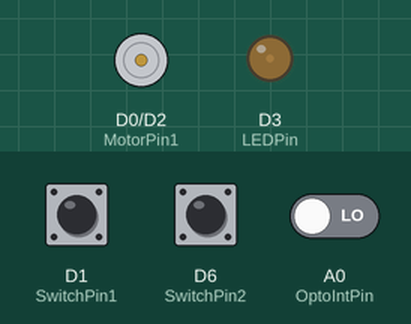
Simulated run of this sketch. Board: ESP8266 (NodeMCU). Shown: motor-driver pin pairs drawn as motors (green arrow = first pin HIGH = forward, orange = second pin HIGH = backward, longer = more drive, scaled by the enable pin), output pins drawn as LEDs (lit = HIGH). The test bench sets the inputs (shaded band); at power-on: D1 (SwitchPin1) LOW, D6 (SwitchPin2) LOW, A0 (OptoIntPin) LOW.

Above: at 1.2 s.
1.3 s: D1 (SwitchPin1) pulled HIGH for 0.15 s
At 1.37 s:
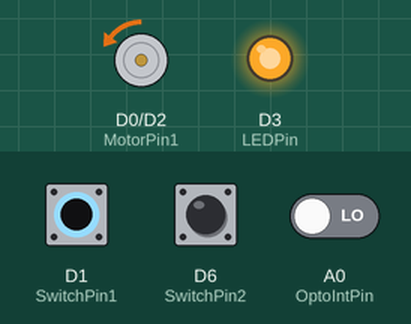
2.9 s: D6 (SwitchPin2) pulled HIGH for 0.15 s
At 3.3 s:
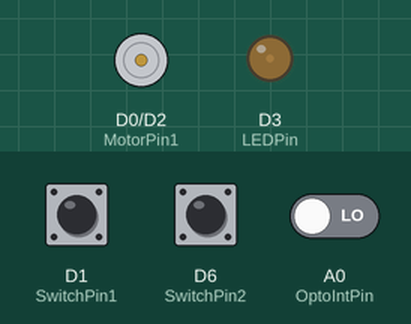
4.5 s: D6 (SwitchPin2) pulled HIGH for 3.2 s
At 5.0 s:
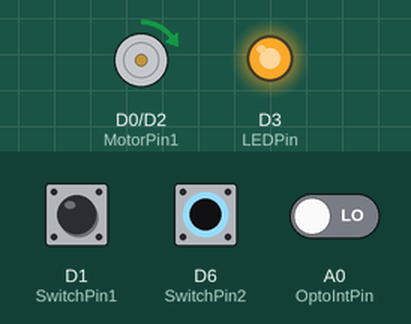
9.2 s: D1 (SwitchPin1) pulled HIGH for 1 s
At 10.6 s:
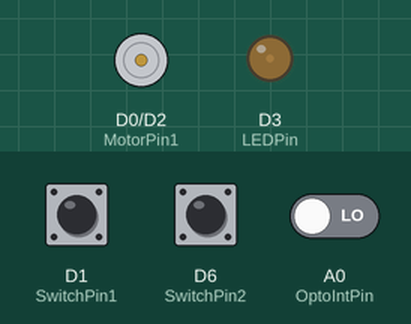
11.7 s: D1 (SwitchPin1) pulled HIGH for 3.2 s
At 12.9 s:
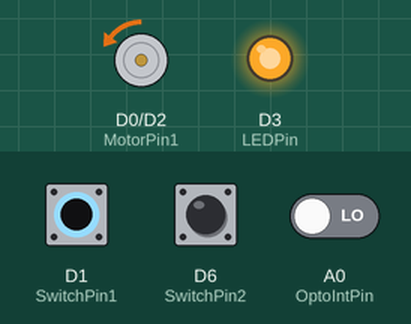
Timing chart, 0 to 16.4 s (numbered marks = the images above; inputs shaded):
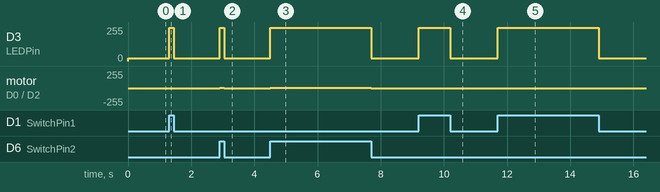

Measured:
- after the input at 1.3 s, D3 (LEDPin): 20/255 → 250/255 at once, → 20/255 0.15 s later; motor on D0 (MotorPin1) / D2 (MotorPin2): stopped → backward 4/255 at once, → stopped 0.15 s later
- after the input at 2.9 s, D3 (LEDPin): 20/255 → 250/255 at once, → 20/255 0.15 s later; motor on D0 (MotorPin1) / D2 (MotorPin2): stopped → forward 4/255 at once, → stopped 0.15 s later
- after the input at 4.5 s, D3 (LEDPin): 20/255 → 250/255 at once, → 20/255 3.2 s later; motor on D0 (MotorPin1) / D2 (MotorPin2): stopped → forward 4/255 at once, → stopped 3.2 s later
- after the input at 9.2 s, D3 (LEDPin): 20/255 → 250/255 at once, → 20/255 1.0 s later; motor on D0 (MotorPin1) / D2 (MotorPin2): stopped → backward 4/255 at once, → stopped 1.0 s later
- after the input at 11.7 s, D3 (LEDPin): 20/255 → 250/255 at once, → 20/255 3.2 s later; motor on D0 (MotorPin1) / D2 (MotorPin2): stopped → backward 4/255 at once, → stopped 3.2 s later

The sketch:

alarm.ino
```cpp
// input / output

int SwitchPin1 = D1;
int SwitchPin2 = D6;
int OptoIntPin = A0;
int LEDPin = D3;
int MotorEnablePin = D7;
int MotorPin1 = D0;
int MotorPin2 = D2;

// variables you can set

int PWMVal = 4;
int brightness = 0;
int fadeAmount = 5;
int pb1;
int pb2;
int optoIN;

void updateLED() {
  analogWrite(LEDPin, brightness);
  brightness = brightness + fadeAmount;
  if (brightness == 00 || brightness == 210) {
    fadeAmount = -fadeAmount ;
  }
  delay(20);
}

void setup() {
  pinMode(LEDPin, OUTPUT);
  pinMode(SwitchPin1, INPUT);
  pinMode(SwitchPin2, INPUT);
  pinMode(OptoIntPin, INPUT);
  pinMode(MotorPin1, OUTPUT);
  pinMode(MotorPin2, OUTPUT);
  pinMode(MotorEnablePin, OUTPUT);
}

void loop() {
  // updateLED();

  pb1 = digitalRead(SwitchPin1);
  pb2 = digitalRead(SwitchPin2);
  optoIN = digitalRead(OptoIntPin);
  if(optoIN == HIGH) {
    analogWrite(LEDPin, 250);
  }
  if(pb1 == HIGH) {
    analogWrite(LEDPin, 250);
    digitalWrite(MotorEnablePin, HIGH);
    digitalWrite(MotorPin1, LOW);
    analogWrite(MotorPin2, PWMVal);
  }
  else if(pb2 == HIGH) {
    analogWrite(LEDPin, 250);
    digitalWrite(MotorEnablePin, HIGH);
    analogWrite(MotorPin1, PWMVal);
    digitalWrite(MotorPin2, LOW);
  }
  else {
    digitalWrite(MotorEnablePin, LOW);
    digitalWrite(MotorPin1, LOW);
    digitalWrite(MotorPin2, LOW);
    analogWrite(LEDPin, 20);
  }
}
```
